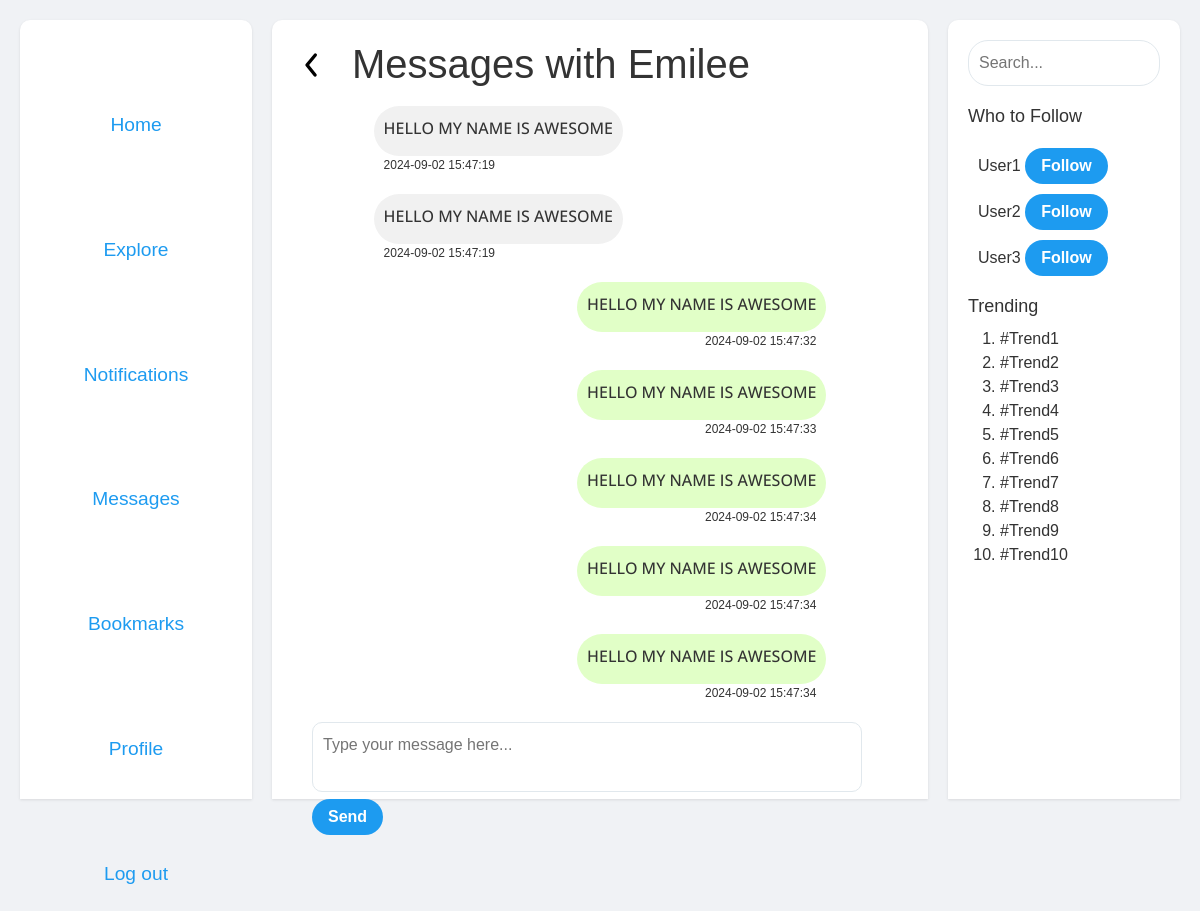
Screenshot of /messages/2 (signed in) with the database file from the repository.
### tables this page shows
CREATE TABLE users (
    id INTEGER PRIMARY KEY AUTOINCREMENT,
    username TEXT UNIQUE NOT NULL,
    password TEXT NOT NULL,  -- You should hash passwords before storing them
    email TEXT UNIQUE,
    created_at DATETIME DEFAULT CURRENT_TIMESTAMP
);

CREATE TABLE messages (
    sender_id INTEGER NOT NULL,      -- The ID of the sender
    receiver_id INTEGER NOT NULL,    -- The ID of the receiver
    message TEXT NOT NULL,           -- The text content of the message
    message_id INTEGER PRIMARY KEY AUTOINCREMENT -- Unique ID for each message
, timestamp TIMESTAMP DEFAULT CURRENT_TIMESTAMP);

### app.py (the view, shortened to what this page needs)
@app.route('/messages/<int:contact_id>', methods=['GET', 'POST'])
@login_required
def messages(contact_id):
    if 'user_id' not in session:
        return redirect(url_for('login'))
    user_id = session['user_id']
    messages = db.execute('''
        SELECT * FROM messages
        WHERE (sender_id = ? AND receiver_id = ?) OR (sender_id = ? AND receiver_id = ?)
        ORDER BY timestamp
    ''', int(user_id), int(contact_id), int(contact_id), int(user_id))
    contact1 = db.execute('SELECT username FROM users WHERE id = ?', (user_id,))
    contact2 = db.execute('SELECT username FROM users WHERE id = ?', (contact_id,))
    return render_template('messages.html', messages=messages, contact1=contact1[0]['username'], contact2=contact2[0]['username'], contact_me=contact_id)

### helpers.py (called while the page is built)
def login_required(f):
    @wraps(f)
    def decorated_function(*args, **kwargs):
        if session.get("user_id") is None:
            return redirect("/login")
        return f(*args, **kwargs)
    return decorated_function

### templates/messages.html (shortened to what this page needs)
{% extends "layout.html" %}
{% block main %}
<div class="messages-header">
<a href="/contacts"><img class="backwards-arrow"src="http://127.0.0.1:5000/static/images/arrow-ios-back.svg" alt="Back to main"></a>
<h1>Messages with {{ contact2 }}</h1>
</div>
    <div class="messages-container">
        <div class="messages">
            {% for message in messages %}
                <div class="{{ 'message-sent' if message.sender_id == session['user_id'] else 'message-received' }}">
                    <p>{{ message.message }}</p>
                </div>
                <span class="{{ 'message-sent1' if message.sender_id == session['user_id'] else 'message-received1' }}"> {{ message.timestamp }}</span>
            {% endfor %}
        </div>
        <form action="/messages/{{ contact_me }}" method="post">
            <textarea name="message" placeholder="Type your message here..."></textarea>
            <button type="submit" class="button">Send</button>
        </form>
    </div>
{% endblock %}

### templates/layout.html (shortened to what this page needs)
<!DOCTYPE html>
<html lang="en">
    <head>
        <link href="https://cdn.jsdelivr.net/npm/bootstrap@5.3.3/dist/css/bootstrap.min.css" rel="stylesheet">
        <link rel="stylesheet" href="http://127.0.0.1:5000/static/css/styles.css">
    </head>
    <body>
        <main>
            <aside class="left-column">
                <ul class="nav-links">
                    <li><a href="/">Home</a></li>
                    <li><a href="#">Explore</a></li>
                    <li><a href="#">Notifications</a></li>
                    <li><a href="/contacts">Messages</a></li>
                    <li><a href="#">Bookmarks</a></li>
                    <li><a href="#">Profile</a></li>
                    <li><a href="/logout">Log out</a></li>
                </ul>
            </aside>
            <div class="center-column">
                {% block main %}{% endblock %}
            </div>
            <aside class="right-column">
                <div class="search-bar">
                    <input type="text" placeholder="Search...">
                </div>
                <div class="who-to-follow">
                    <h3>Who to Follow</h3>
                    <ul>
                        <li>User1 <button class="button">Follow</button></li>
                        <li>User2 <button class="button">Follow</button></li>
                        <li>User3 <button class="button">Follow</button></li>
                    </ul>
                </div>
                <div class="trending">
                    <h3>Trending</h3>
                    <ol>
                        <li>#Trend1</li>
                        <li>#Trend2</li>
                        <li>#Trend3</li>
                        <li>#Trend4</li>
                        <li>#Trend5</li>
                        <li>#Trend6</li>
                        <li>#Trend7</li>
                        <li>#Trend8</li>
                        <li>#Trend9</li>
                        <li>#Trend10</li>
                    </ol>
                </div>
            </aside>
        </main>
    </body>
</html>

### static/css/styles.css (style rules this page uses)
html, body { height: 100%; margin: 0; padding: 0; }
body { font-family: Arial, sans-serif; margin: 0; padding: 0; background-color: #f0f2f5; color: #333; display: flex; }
main { display: flex; max-width: 1200px; margin: 1px auto; margin-top: 20px; padding: 0 20px; flex: 1; }
.left-column { width: 20%; background: white; border-radius: 10px 10px 0 0; padding: 20px; box-shadow: 0 1px 3px rgba(0,0,0,0.1); position: sticky; top: 0; display: flex; justify-content: center; }
.left-column .nav-links { list-style: none; padding: 0; margin: 0; display: flex; flex-direction: column; align-items: center; width: 100%; }
.left-column .nav-links li { width: 100%; margin-bottom: 10px; text-align: center; margin-top:3.5rem; }
.left-column .nav-links a { display: block; padding: 15px 20px; color: #1d9bf0; text-decoration: none; font-size: 1.2rem; border-radius: 10px; transition: background-color 0.3s ease, color 0.3s ease; }
.center-column { flex: 2; background: white; border-radius: 10px 10px 0 0; padding: 20px; box-shadow: 0 1px 3px rgba(0,0,0,0.1); margin: 0 20px; }
.right-column { width: 20%; background: white; border-radius: 10px 10px 0 0; padding: 20px; box-shadow: 0 1px 3px rgba(0,0,0,0.1); }
.search-bar input { width: 100%; padding: 10px; border-radius: 20px; border: 1px solid #e1e8ed; margin-bottom:20px; }
.trending h3, .who-to-follow h3 { font-size: 18px; margin-bottom: 10px; }
.trending ul, .who-to-follow ul { list-style: none; padding: 10px; margin: 0; }
.who-to-follow ul li { margin-bottom: 10px; }
.button { background-color: #1d9bf0; color: white; border: none; padding: 6px 16px; border-radius: 20px; font-weight: bold; cursor: pointer; text-decoration: none; transition:0.5s; }
.messages { flex-grow: 1; padding: 20px; overflow-y: auto; display: flex; flex-direction: column; }
.messages-container { display: flex; flex-direction: column; align-items: center; height:100%; }
.messages-container textarea { padding:10px; border: 1px solid #e1e8ed; width:550px; font-size: 16px; resize: none; border-radius:10px; margin-left:20px; }
.messages-container button { margin-left:20px; }
.messages { width: 80%; max-height: 700px; overflow-y: scroll; }
.message-sent, .message-received { margin-top: 20px; padding: 10px; padding-bottom:0px; border-radius: 25px; font-family: "Open Sans", sans-serif; font-optical-sizing: auto; font-weight: 500; font-style: normal; font-variation-settings: "wdth" 99.6; }
.message-sent { background-color: #e1ffc7; align-self: flex-end; }
.message-received { background-color: #f1f1f1; align-self: flex-start; }
.message-sent1 { background-color: transparent; align-self: flex-end; font-size:12px; padding-right:10px; }
.message-received1 { background-color: transparent; align-self: flex-start; font-size:12px; padding-left:10px; }
.backwards-arrow { margin-top:5px; margin-right:20px; width:40px; }
.messages-header { display:flex; flex-direction:row; }
.messages { scrollbar-width: thin; scrollbar-color: #888 transparent; }

### rows the page displays
users: username "Emilee"
messages: message "HELLO MY NAME IS AWESOME", timestamp "2024-09-02 15:47:19"
messages: message "HELLO MY NAME IS AWESOME", timestamp "2024-09-02 15:47:19"
messages: message "HELLO MY NAME IS AWESOME", timestamp "2024-09-02 15:47:32"
messages: message "HELLO MY NAME IS AWESOME", timestamp "2024-09-02 15:47:33"
messages: message "HELLO MY NAME IS AWESOME", timestamp "2024-09-02 15:47:34"
messages: message "HELLO MY NAME IS AWESOME", timestamp "2024-09-02 15:47:34"
messages: message "HELLO MY NAME IS AWESOME", timestamp "2024-09-02 15:47:34"
